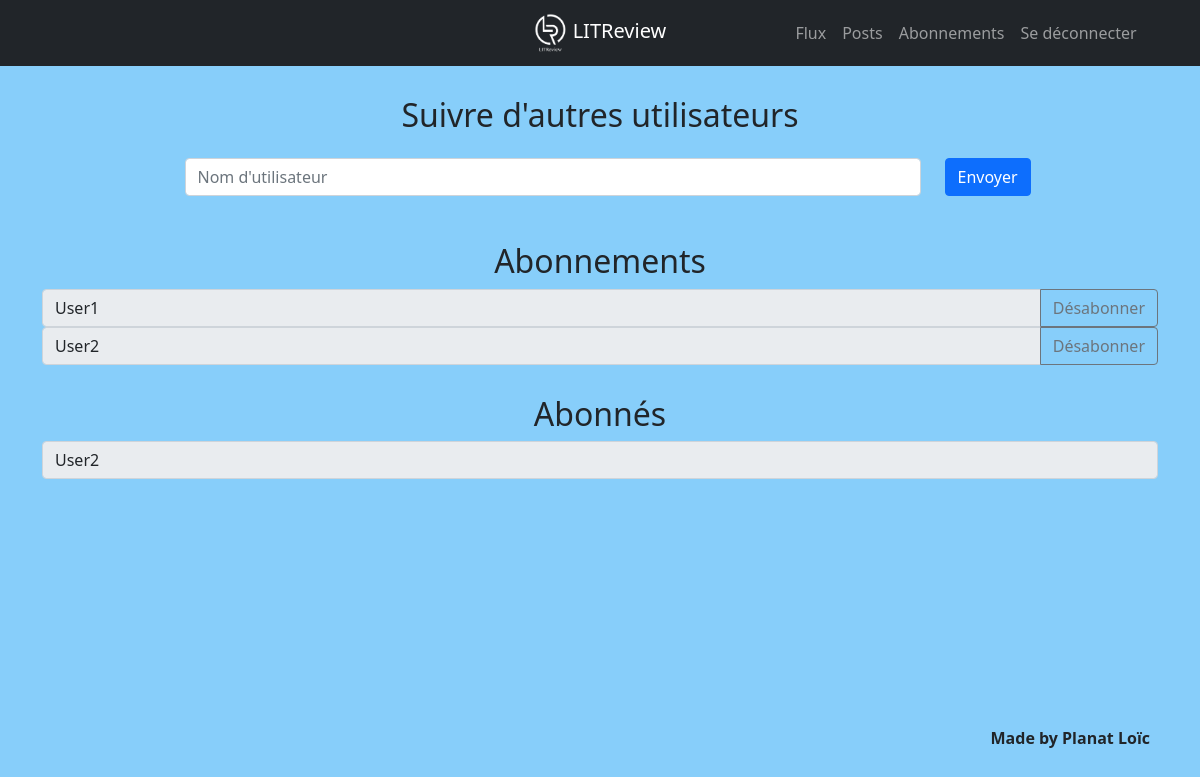
Page /book_review/abonnements (signed in) on the earlier database version.
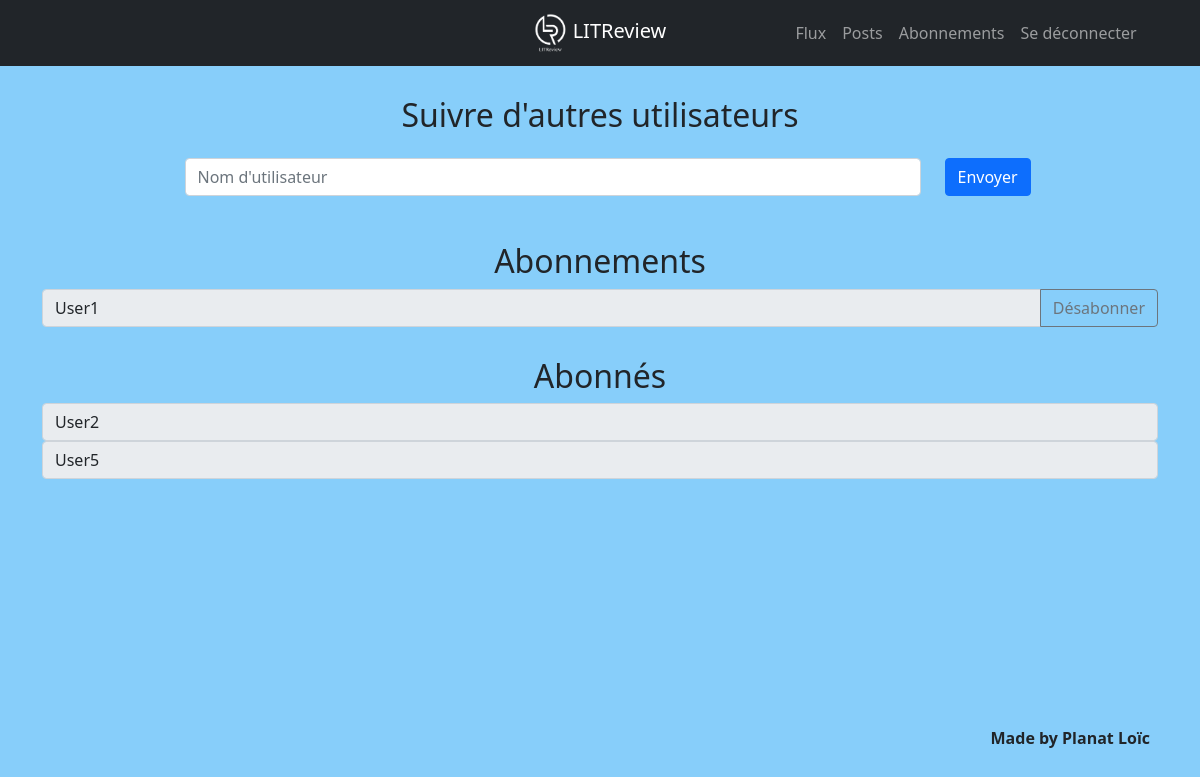
Same page on the later database version.
### book_review/models.py (models this page shows, shortened)
class UserFollows(models.Model):
    user = models.ForeignKey(
        to=settings.AUTH_USER_MODEL,
        on_delete=models.CASCADE,
        related_name="following")
    followed_user = models.ForeignKey(
        to=settings.AUTH_USER_MODEL,
        on_delete=models.CASCADE,
        related_name="followed_by")
    class Meta:
        unique_together = ('user', 'followed_user', )
        verbose_name = "Abonnement: abonné/suivi"
        verbose_name_plural = "Abonnements: abonné/suivi"

### book_review/views.py (the view, shortened to what this page needs)
# urls.py: path("abonnements", views.abonnements, name="abonnements"),
@login_required
def abonnements(request):
    user = get_user(request)
    message = ''
    followed_users = UserFollows.objects.filter(user=user)
    followed_bys = UserFollows.objects.filter(followed_user=user)
    context = {
        "followed_users": followed_users,
        "followed_bys": followed_bys,
        "user": user,
        'message': message
    }
    return render(request, 'book_review/abonnements.html', context)

### book_review/templates/book_review/abonnements.html (shortened to what this page needs)
{% extends "base.html" %}
{% block content %}
<form class="form-inline container" method="post" action="{% url 'book_review:abonnements' %}">
    <div class="row justify-content-center">
        <div class="col text-center">
            <div class="row justify-content-center">
                <h2 class="sub-title">Suivre d'autres utilisateurs</h2>
                <div class="col-8">
                    <input type="text" class="form-control" id="usertofollow" placeholder="Nom d'utilisateur" name="name">
                </div>
                <div class="col-1">
                    <button type="submit" name="sub" class="btn btn-primary mb-3">Envoyer</button>
                </div>
            </div>
        </div>
    </div>
    <div class="row justify-content-center">
        <div class="col text-center">
            <h2 class="sub-title">Abonnements</h2>
            {% for followed_user in followed_users %}
            <div class="input-group">
                <input type="text" class="form-control" value="{{followed_user.followed_user.username}}" aria-label="Nom personnage" readonly>
                <button class="btn btn-outline-secondary" value="{{followed_user.followed_user.username}}" name="unsub" type="submit">Désabonner</button>
            </div>
            {% endfor %}
        </div>
    </div>
    <div class="row justify-content-center">
        <div class="col text-center">
            <h2 class="sub-title">Abonnés</h2>
            {% for followed_by in followed_bys %}
            <input class="form-control" type="text" value="{{followed_by.user.username}}" aria-label="Nom Personnage" readonly>
            {% endfor %}
        </div>
    </div>
</form>
{% endblock %}

### templates/base.html (shortened to what this page needs)
<!DOCTYPE html>
<html lang="fr">
<head>
    <link href="https://cdn.jsdelivr.net/npm/bootstrap@5.1.1/dist/css/bootstrap.min.css" rel="stylesheet">
    {% load static %}
    <link rel="stylesheet" type="text/css" href="{% static 'book_review/css/styles.css' %}">
</head>
<body>
    <header class="bg-dark">
        <div class="container-fluid">
            <nav class="row navbar navbar-expand-md navbar-dark">
                <a class="col col-md-6 col-lg-2 {% if not sup_nav %} offset-lg-5 {% endif %} navbar-brand text-center" {% if not sup_nav %} href="{% url 'book_review:flux' %}" {% endif %}>
                    <img class="logo" src="{% static 'book_review/Images/logo_LIT.png' %}" height="40" alt="logo du site">
                    LITReview
                </a>
                <div id="navbarNav" class="collapse navbar-collapse col col-md-6 col-lg-5">
                    <ul class=" navbar-nav">
                        <li class="nav-item active">
                            <a class="nav-link" href="{% url 'book_review:flux' %}">Flux</a>
                        </li>
                        <li class="nav-item">
                            <a class="nav-link" href="{% url 'book_review:posts' %}">Posts</a>
                        </li>
                        <li class="nav-item">
                            <a class="nav-link" href="{% url 'book_review:abonnements' %}">Abonnements</a>
                        </li>
                        <li class="nav-item">
                            <a class="nav-link" href="{% url 'logout' %}">Se déconnecter</a>
                        </li>
                    </ul>
                </div>
            </nav>
        </div>
    </header>
    <div class="contenu">
            {% block content %} {% endblock %}
    </div>
    <footer>
                <p class="text-footer">Made by Planat Loïc</p>
    </footer>
</body>
</html>

### static/book_review/css/styles.css (style rules this page uses)
body { display: flex; flex-direction: column; height: 100vh; background-color:lightskyblue; overflow: scroll; }
header { position: -webkit-sticky; z-index: 5; top: 0px; }
.logo { filter: invert(100%); }
#navbarNav { justify-content: center; }
footer { flex: 1; display: flex; justify-content: flex-end; margin: 40px 50px 30px; padding-bottom: 20px; font-weight: bold; align-items: flex-end; }
.text-footer { margin: 0; }
.sub-title { margin-top: 30px; }

Differences in the rows shown:
removed UserFollows: followed_user.username "User2", shown under "Abonnements"
added UserFollows: user.username "User5", shown under "Abonnés"
